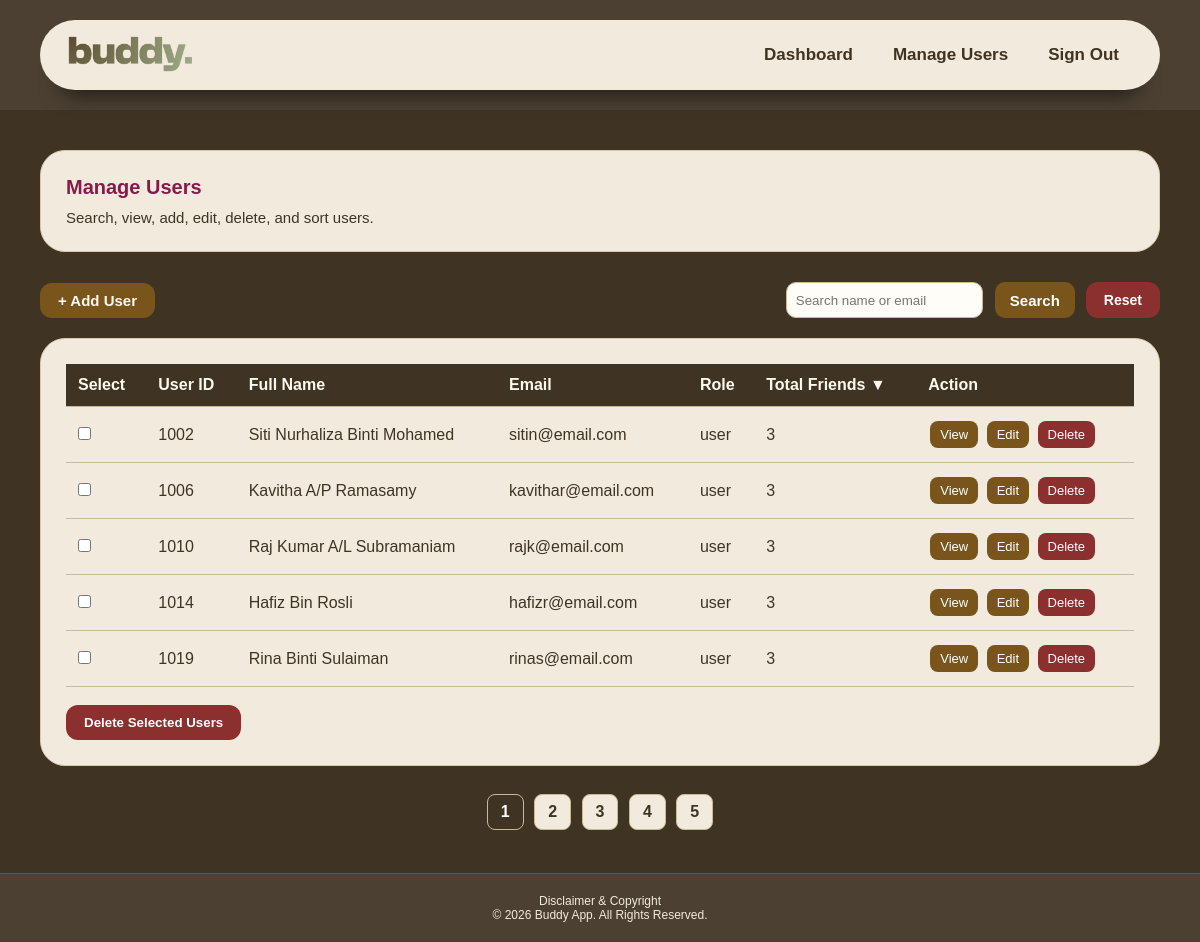
/admin/user_list.php (signed in), run on the app's committed database.
### tables this page shows
CREATE TABLE `users` (
  `user_id` int(11) NOT NULL,
  `full_name` varchar(100) NOT NULL,
  `email` varchar(100) NOT NULL,
  `password` varchar(255) NOT NULL,
  `role` enum('admin','user') NOT NULL DEFAULT 'user'
);

### admin/user_list.php (the view, shortened to what this page needs)
<?php
include "../database/dbconn.php";
$limit = 5;
$keyword = $_GET['keyword'] ?? "";
$search = "%" . $keyword . "%";
$sort = $_GET['sort'] ?? "total_friends";
$order = $_GET['order'] ?? "DESC";
function sort_link($column, $label, $current_sort, $current_order, $keyword) {
    if ($current_sort == $column && $current_order == "ASC") {
        $next_order = "DESC";
    } else {
        $next_order = "ASC";
    }
    $arrow = "";
    if ($current_sort == $column) {
        $arrow = ($current_order == "ASC") ? " ▲" : " ▼";
    }
    return '<a class="sort-link" href="user_list.php?sort=' . $column .
           '&order=' . $next_order .
           '&keyword=' . urlencode($keyword) .
           '">' . $label . $arrow . '</a>';
}
$count_sql = "SELECT COUNT(*) AS total_rows
              FROM users
              WHERE full_name LIKE ? OR email LIKE ?";
$count_stmt = mysqli_prepare($conn, $count_sql);
mysqli_stmt_bind_param($count_stmt, "ss", $search, $search);
mysqli_stmt_execute($count_stmt);
$count_result = mysqli_stmt_get_result($count_stmt);
$count_row = mysqli_fetch_assoc($count_result);
$total_rows = $count_row['total_rows'];
$total_pages = ceil($total_rows / $limit);
if (!isset($_GET['page'])) {
    $page_number = 1;
} else {
    $page_number = (int)$_GET['page'];
}
$initial_page = ($page_number - 1) * $limit;
$sql = "SELECT
            users.user_id,
            users.full_name,
            users.email,
            users.role,
            COUNT(friends.friend_id) AS total_friends
        FROM users
        LEFT JOIN friends
        ON users.user_id = friends.user_id
        WHERE users.full_name LIKE ? OR users.email LIKE ?
        GROUP BY
            users.user_id,
            users.full_name,
            users.email,
            users.role
        ORDER BY $sort $order, users.user_id ASC
        LIMIT ? OFFSET ?";
$stmt = mysqli_prepare($conn, $sql);
mysqli_stmt_bind_param($stmt, "ssii", $search, $search, $limit, $initial_page);
mysqli_stmt_execute($stmt);
$result = mysqli_stmt_get_result($stmt);
?>
<!DOCTYPE html>
<html lang="en">
<head>
    <link rel="stylesheet" href="../assets/css/style.css?v=10">
</head>
<body class="dashboard-body">
<?php include "../header.php"; ?>
<main class="dashboard-main">
    <section class="welcome-box">
        <h1>Manage Users</h1>
        <p>Search, view, add, edit, delete, and sort users.</p>
    </section>
    <div class="admin-action-row">
        <a class="dashboard-btn" href="user_add.php">+ Add User</a>
        <form class="search-form" action="user_list.php" method="get">
            <input
                type="text"
                name="keyword"
                placeholder="Search name or email"
                value="<?php echo htmlspecialchars($keyword); ?>"
            >
            <button type="submit">Search</button>
            <a class="back-btn" href="user_list.php">Reset</a>
        </form>
    </div>
    <section class="table-section">
        <form action="user_list.php" method="post">
            <table class="admin-table">
                <tr>
                    <th>Select</th>
                    <th><?php echo sort_link("user_id", "User ID", $sort, $order, $keyword); ?></th>
                    <th><?php echo sort_link("full_name", "Full Name", $sort, $order, $keyword); ?></th>
                    <th><?php echo sort_link("email", "Email", $sort, $order, $keyword); ?></th>
                    <th><?php echo sort_link("role", "Role", $sort, $order, $keyword); ?></th>
                    <th><?php echo sort_link("total_friends", "Total Friends", $sort, $order, $keyword); ?></th>
                    <th>Action</th>
                </tr>
                <?php if (mysqli_num_rows($result) > 0): ?>
                    <?php while ($row = mysqli_fetch_assoc($result)): ?>
                        <tr>
                            <td>
                                <input
                                    type="checkbox"
                                    name="selected_users[]"
                                    value="<?php echo $row['user_id']; ?>"
                                >
                            </td>
                            <td><?php echo $row['user_id']; ?></td>
                            <td><?php echo htmlspecialchars($row['full_name']); ?></td>
                            <td><?php echo htmlspecialchars($row['email']); ?></td>
                            <td><?php echo $row['role']; ?></td>
                            <td>
                                <?php
                                if ($row['role'] == 'admin') echo "-";
                                else echo $row['total_friends'];
                                ?>
                            </td>
                            <td>
                                <a class="small-btn" href="user_view.php?id=<?php echo $row['user_id']; ?>">
                                    View
                                </a>
                                <a class="small-btn" href="user_edit.php?id=<?php echo $row['user_id']; ?>">
                                    Edit
                                </a>
                                <a
                                    class="small-btn delete-btn"
                                    href="user_delete.php?id=<?php echo $row['user_id']; ?>"
                                    onclick="return confirm('Are you sure you want to delete this user?');"
                                >
                                    Delete
                                </a>
                            </td>
                        </tr>
                    <?php endwhile; ?>
                <?php else: ?>
                    <tr>
                        <td colspan="7">No users found.</td>
                    </tr>
                <?php endif; ?>
            </table>
            <br>
            <button
                type="submit"
                name="delete_selected"
                class="delete-selected-btn"
                onclick="return confirm('Are you sure you want to delete selected users?');"
            >
                Delete Selected Users
            </button>
        </form>
    </section>
    <div class="pagination-box">
        <?php if ($total_pages > 1): ?>
            <?php for ($page = 1; $page <= $total_pages; $page++): ?>
                <a class="<?php echo ($page == $page_number) ? 'active-page' : ''; ?>"
                   href="user_list.php?page=<?php echo $page; ?>&keyword=<?php echo urlencode($keyword); ?>&sort=<?php echo $sort; ?>&order=<?php echo $order; ?>">
                    <?php echo $page; ?>
                </a>
            <?php endfor; ?>
        <?php endif; ?>
    </div>
    </main>
    <?php include "../footer.php"; ?>
</html>

### assets/css/style.css (style rules this page uses)
* { margin: 0; padding: 0; box-sizing: border-box; font-family: Arial, Helvetica, sans-serif; }
html, body { height: 100%; scrollbar-width: none; -ms-overflow-style: none; }
body { min-height: 100vh; background-color: #3f3424; }
.dashboard-body { background-color: #3f3424; min-height: 100vh; display: flex; flex-direction: column; }
.dashboard-main { padding: 40px; flex: 1; }
.welcome-box { background-color: #f2eadc; padding: 25px; border-radius: 25px; margin-bottom: 30px; color: #3f3424; border: 1px solid #d8c9aa; }
.welcome-box h1 { font-size: 20px; color: #861a4c; }
.welcome-box p { font-size: 15px; margin-top: 10px; }
.admin-action-row { display: flex; justify-content: space-between; align-items: center; margin-bottom: 20px; }
.dashboard-btn { display: inline-block; text-decoration: none; background-color: #7a551b; color: #fff8ed; padding: 9px 18px; border-radius: 12px; font-weight: bold; font-size: 15px; border: none; cursor: pointer; }
.back-btn { display: inline-block; text-decoration: none; background-color: #8b2f2f; color: #ffffff; padding: 10px 18px; border-radius: 12px; font-weight: bold; margin-left: 3px; font-size: 14px; }
.small-btn { display: inline-block; text-decoration: none; background-color: #7a551b; color: #ffffff; padding: 6px 10px; border-radius: 8px; font-size: 13px; margin: 2px; }
.delete-btn { background-color: #8b2f2f; }
.delete-selected-btn { background-color: #8b2f2f; color: #ffffff; padding: 10px 18px; border-radius: 12px; border: none; font-weight: bold; cursor: pointer; }
.search-form { display: flex; gap: 8px; }
.search-form input { padding: 9px; border-radius: 10px; border: 1px solid #c9b996; background-color: #fffdf8; color: #3f3424; }
.search-form button { padding: 9px 15px; border-radius: 10px; border: none; background-color: #7a551b; color: #ffffff; font-weight: bold; font-size: 15px; cursor: pointer; margin-left: 4px; }
.table-section { background-color: #f2eadc; padding: 25px; border-radius: 25px; color: #3f3424; border: 1px solid #d8c9aa; overflow-x: auto; }
.admin-table { width: 100%; border-collapse: collapse; }
.admin-table th, .admin-table td { padding: 12px; border-bottom: 1px solid #c9b996; text-align: left; }
.admin-table th { background-color: #3f3424; color: #fff8ed; }
.sort-link { color: #fff8ed; text-decoration: none; font-weight: bold; }
.pagination-box { margin-top: 25px; text-align: center; }
.pagination-box a { display: inline-block; text-decoration: none; background-color: #f2eadc; color: #3f3424; padding: 8px 13px; margin: 3px; border-radius: 8px; font-weight: bold; border: 1px solid #c9b996; }
.pagination-box .active-page { background-color: #3f3424; color: #ffffff; }
.small-btn.delete-btn { background-color: #8b2f2f; color: #ffffff; }

### data on the page
users: user_id "1002", full_name "Siti Nurhaliza Binti Mohamed", email "sitin@email.com", role "user", total_friends "3"
users: user_id "1006", full_name "Kavitha A/P Ramasamy", email "kavithar@email.com", role "user", total_friends "3"
users: user_id "1010", full_name "Raj Kumar A/L Subramaniam", email "rajk@email.com", role "user", total_friends "3"
users: user_id "1014", full_name "Hafiz Bin Rosli", email "hafizr@email.com", role "user", total_friends "3"
users: user_id "1019", full_name "Rina Binti Sulaiman", email "rinas@email.com", role "user", total_friends "3"

### other printed values
$label "User ID Full Name Email Role Total Friends"
$arrow "▼"
